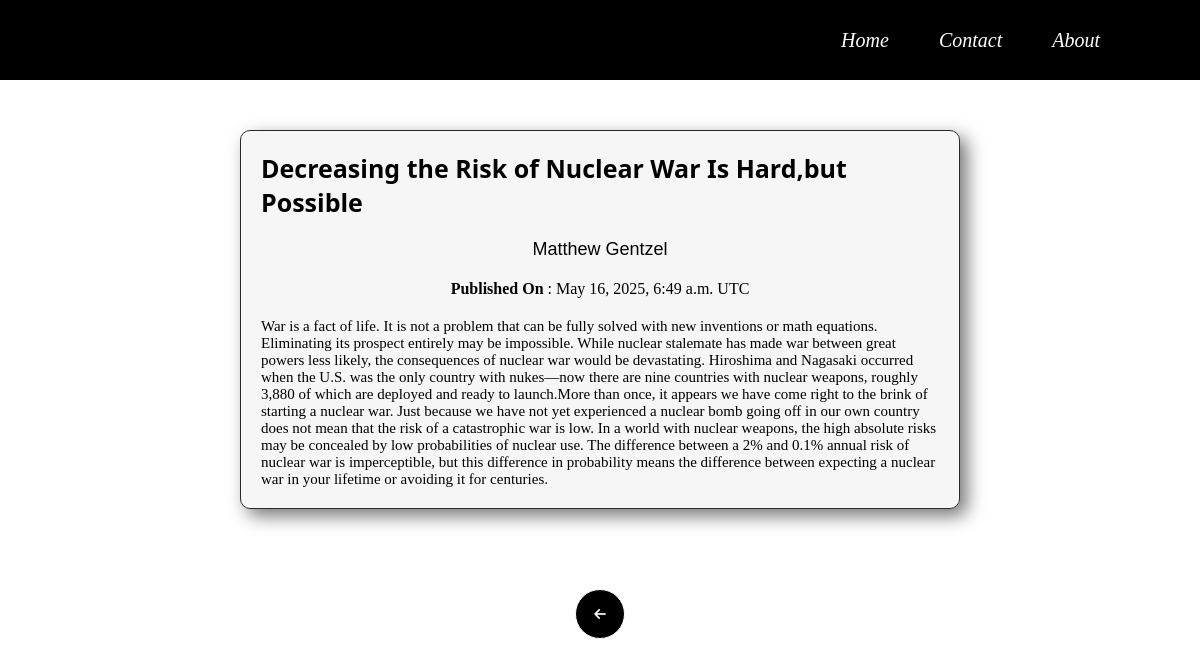
The app's page /article/1/ with its own data.
### article/models.py (models this page shows, shortened)
class Article(models.Model):
    title = models.CharField(max_length=100)
    author = models.CharField(max_length=40)
    discription = models.TextField()
    images = models.ImageField(upload_to='images/',null=True, blank=True)
    publishedtime = models.DateTimeField(auto_now_add=True)
    updatedtime = models.DateTimeField(auto_now=True)

### article/views.py (the view)
# urls.py: path('article/<int:id>/',views.article,name='article'),
def article(request, id):
    try:
        retrived_article = Article.objects.get(id = id)
    except:
        retrived_article = None
    context = {
        'title':'article',
        'article': retrived_article
    }
    return render(request,'article.html',context)

### article/templates/article.html (shortened to what this page needs)
{% extends 'base.html' %}
{% block content %}
    <div id="article_container">
        <h1 id="article_title">{{ article.title }}</h1>
        <p id="article_author">{{ article.author }}</p>
        <p id="article_pubtime"> <b>Published On</b> : {{ article.publishedtime }} UTC</p>
        <p id="article_dis">{{ article.discription }}</p>
    </div>
    <a href="{% url 'home' %}"><button id="backbutton"><i class="fa-solid fa-arrow-left"></i></div></button></a>
{% endblock content %}

### static/style.css (style rules this page uses)
* { box-sizing: border-box; margin: 0px; }
body { background-color:rgb(255, 255, 255); }
a { color: White; font-size: 20px; text-decoration: none; font-style: italic; transition: all 0.2s ease; }
#article_container { border: 1px solid rgb(41, 41, 41); background-color: rgba(223, 223, 223, 0.274); box-shadow: 7px 7px 18px rgb(120, 118, 118); margin: 50px; border-radius: 10px; height: auto; width: 60vw; display: flex; flex-direction: column; align-items: center; gap:20px; padding: 20px; }
#article_title { font-family: 'Segoe UI', Tahoma, Geneva, Verdana, sans-serif; font-size: 25px; }
#article_author { font-family:'Lucida Sans', 'Lucida Sans Regular', 'Lucida Grande', 'Lucida Sans Unicode', Geneva, Verdana, sans-serif; font-size: 18px; }
#article_dis { font-family: 'Times New Roman', Times, serif; font-size: 15px; }
#backbutton { border: 1px solid white; height: 50px; width: 50px; border-radius: 25px; transition: all 0.25s ease; background-color: rgb(0, 0, 0); color: white; }

### records on screen
Article: title "Decreasing the Risk of Nuclear War Is Hard,but Possible", author "Matthew Gentzel", publishedtime "May 16, 2025, 6:49 a.m.", discription "War is a fact of life. It is not a problem that can be fully solved with new inventions or math equations. Eliminating its prospect entirely may be impossible. While nuclear stalemate has made war between great powers less likely, the consequences of nuclear war would be devastating. Hiroshima and Nagasaki occurred when the U.S. was the only country with nukes—now there are nine countries with nuclear weapons, roughly 3,880 of which are deployed and ready to launch.More than once, it appears we have come right to the brink of starting a nuclear war. Just because we have not yet experienced a nuclear bomb going off in our own country does not mean that the risk of a catastrophic war is low.…"
